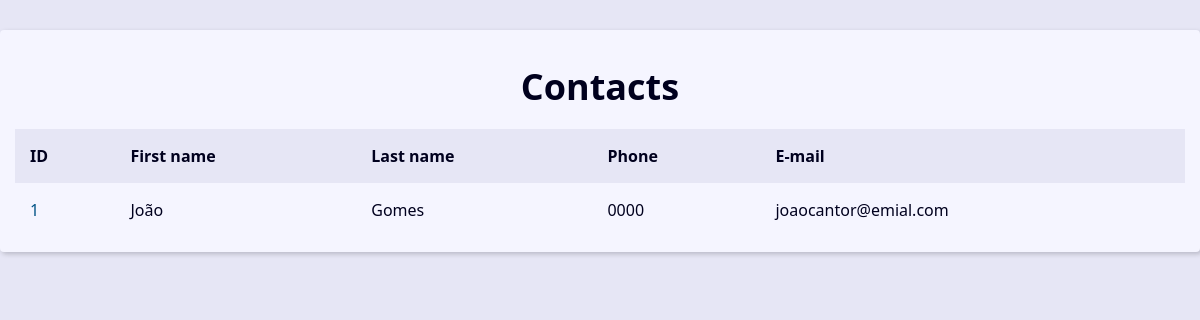
Before: / with the older database file.
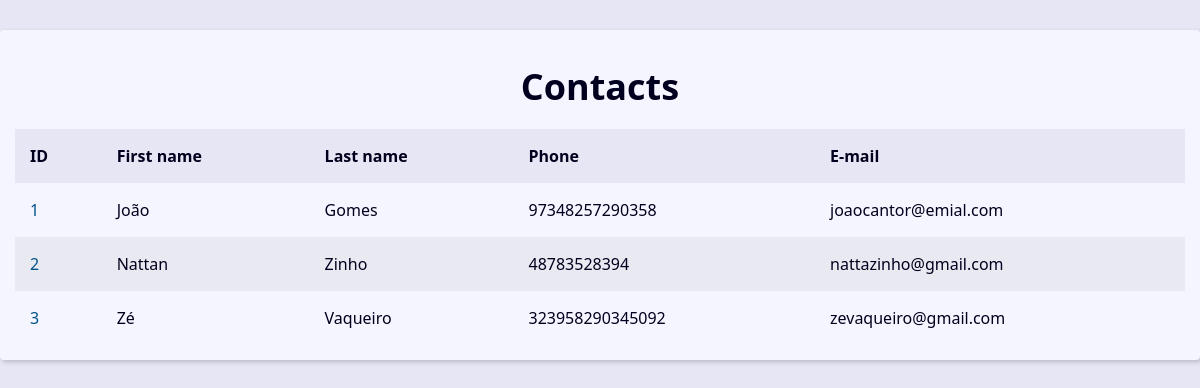
After: the same page with the newer database file.
### contact/models.py (models this page shows, shortened)
class Contact(models.Model):
    first_name = models.CharField(max_length=50)
    last_name = models.CharField(max_length=50)
    phone = models.CharField(max_length=50)
    email = models.EmailField(max_length=254, blank=True)
    created_date = models.DateTimeField(default=timezone.now)
    description = models.TextField(blank=True)
    show =  models.BooleanField(default=True)
    pictures = models.ImageField( blank=True, upload_to='pictures/%y/%m/')
    category = models.ForeignKey(Category, on_delete=models.SET_NULL, blank=True, null=True)
    owner = models.ForeignKey(User, on_delete=models.SET_NULL, blank=True, null=True)

### contact/views/contact_views.py (the view)
# urls.py: path('', views.index, name='index'),
def index(request):
    contacts = Contact.objects.all()
    context = {
        'contacts': contacts,
    }
    return render(
        request,
        'contact/index.html',
        context
    )

### contact/templates/contact/index.html
{% extends 'global/base.html' %}
{% block  content%}
    <div class="responsive-table">
        <table class="contacts-table">
            <caption class="table-caption">
                <h2>Contacts</h2>
            </caption>
            <thead>
                <tr class="table-row table-row-header">
                    <th class="table-header">ID</th>
                    <th class="table-header">First name</th>
                    <th class="table-header">Last name</th>
                    <th class="table-header">Phone</th>
                    <th class="table-header">E-mail</th>
            </thead>
            <tbody>
                {% for contact in  contacts %}
                    <tr class="table-row">
                        <td class="table-cel">
                            <a class="table-link" href="#">
                            {{ contact.id }}
                        </td>
                        <td class="table-cel">
                            {{ contact.first_name }}
                        </td>
                        <td class="table-cel">
                            {{ contact.last_name }}
                        </td>
                        <td class="table-cel">
                            {{ contact.phone }}
                        </td>
                        <td class="table-cel">
                            {{ contact.email }}
                        </td>
                    </tr>
                {% endfor %}
            </tbody>
        </table>
    </div>
{% endblock  %}

### base_templates/global/base.html (shortened to what this page needs)
 {% load static %} <!DOCTYPE html>
<html lang="en">
<head>
    <link rel="stylesheet" href="{% static 'global/css/style.css' %}">
</head>
<body>
    <main class="content">
        {% block content %}{% endblock  %}
    </main>
</body>
</html>

### base_static/global/css/style.css (style rules this page uses)
:root { --spacing: 1.5rem; --link-dark-color: rgb(0, 83, 134); --link-light-color: rgb(156, 217, 255); --clr-white: rgb(245, 245, 255); --clr-black: rgb(0, 0, 30); --clr-light-gray: rgb(230, 230, 245); --clr-dark-shadow-5: rgba(0, 0, 10, 5%); --clr-dark-shadow-10: rgba(0, 0, 10, 10%); --clr-dark-shadow-20: rgba(0, 0, 10, 20%); --clr-light-shadow-5: rgba(200, 200, 255, 5%); --clr-light-shadow-10: rgba(200, 200, 255, 10%); --clr-light-shadow-20: rgba(200, 200, 255, 20%); --main-page-width: 120rem; --table-min-width: 60rem; --biggest-font-size: 5rem; --bigger-font-size: 4rem; --big-font-size: 3.2rem; --medium-font-size: 2.4rem; --small-font-size: 1.6rem; --smaller-font-size: 1.4rem; --smallest-font-size: 1.2rem; --transition-fast: 300ms; --transition-medium: 600ms; --transition-slow: 1s; --default-border-radius: 4px; }
*, *::before, *::after { margin: 0; padding: 0; box-sizing: border-box; }
html { font-size: 62.5%; }
body { font-family: system-ui, -apple-system, BlinkMacSystemFont, 'Segoe UI', Roboto, Oxygen, Ubuntu, Cantarell, 'Open Sans', 'Helvetica Neue', sans-serif; line-height: 1.5; font-size: var(--small-font-size); color: var(--clr-black); -webkit-font-smoothing: antialiased; background: var(--clr-light-gray); }
.content { max-width: var(--main-page-width); margin: calc(var(--spacing) * 2) auto; padding: var(--spacing); background: var(--clr-white); box-shadow: 2px 2px 5px var(--clr-dark-shadow-20); border-radius: var(--default-border-radius); }
.responsive-table { width: 100%; overflow-x: auto; }
.contacts-table { width: 100%; min-width: var(--table-min-width); border-collapse: collapse; }
.table-caption { font-size: var(--medium-font-size); font-weight: bold; padding: var(--spacing); }
.table-row { text-align: left; text-overflow: ellipsis; transition: background-color var(--transition-fast) ease-in-out; }
.table-row:nth-of-type(2n) { background: var(--clr-dark-shadow-5); }
.table-row-header { background: var(--clr-light-gray); color: var(--clr-black); }
.table-cel, .table-header { padding: var(--spacing); }
.table-link { color: var(--link-dark-color); transition: color var(--transition-fast) ease-in-out; text-decoration: none; }

Changed rows visible on the page:
changed Contact "João": phone "0000" → "97348257290358"
added Contact: id "2", first_name "Nattan", last_name "Zinho", phone "48783528394", email "nattazinho@gmail.com"
added Contact: id "3", first_name "Zé", last_name "Vaqueiro", phone "323958290345092", email "zevaqueiro@gmail.com"
